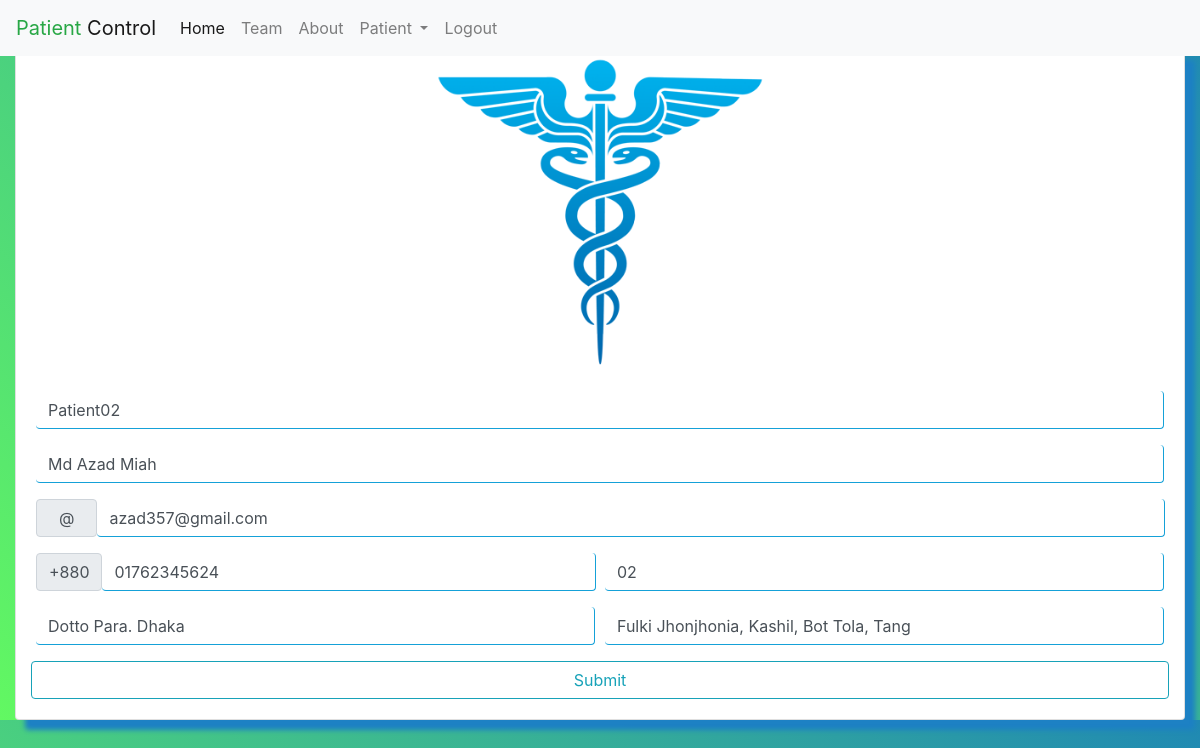
/edit_info.php?id=2 (signed in), run on the app's committed database.
### tables this page shows
CREATE TABLE `patient_info` (
  `id` int(11) NOT NULL,
  `patient_ip` varchar(15) DEFAULT NULL,
  `f_name` varchar(40) DEFAULT NULL,
  `email` varchar(40) DEFAULT NULL,
  `phone` varchar(30) DEFAULT NULL,
  `bed_no` varchar(40) DEFAULT NULL,
  `pr_address` varchar(30) DEFAULT NULL,
  `pe_address` varchar(40) DEFAULT NULL,
  `first_medicine_name` varchar(40) DEFAULT NULL,
  `first_medicine_time` varchar(40) DEFAULT NULL,
  `second_medicine_name` varchar(40) DEFAULT NULL,
  `second_medicine_time` varchar(40) DEFAULT NULL,
  `third_medicine_name` varchar(40) DEFAULT NULL,
  `third_medicine_time` varchar(40) DEFAULT NULL
);

### edit_info.php (the view, shortened to what this page needs)
<?php
    $id = $_GET['id'];
    require_once "config.php";
    $sql = "SELECT * FROM patient_info WHERE id='$id'";
    $result = mysqli_query($link, $sql);
    $std = mysqli_fetch_assoc($result);
?>
<!DOCTYPE html>
<html lang="en">
<head>
    <link rel="stylesheet" href="https://cdnjs.cloudflare.com/ajax/libs/font-awesome/4.7.0/css/font-awesome.min.css">
    <link rel="stylesheet" href="css/bootstrap.min.css">
    <link rel="stylesheet" href="css/login.css">
</head>
<body>
    <?php
        include 'navbar.php';
    ?>
    <section class="form-section">
        <div class="col-12 col-lg-12 m-auto">
            <div class="card">
                <img class="card-img-top" src="img/doctor.png" alt="">
                <form class="form-sec" id="validateForm" action="<?php echo htmlspecialchars($_SERVER["PHP_SELF"]); ?>" method="POST">
                    <div class="form-row">
                        <div class="form-group col-12">
                            <input type="text" class="form-control" id="patient_ip" name="patient_ip" placeholder="Enter patients ID" value="<?php echo $std['patient_ip']; ?>">
                        </div>
                        <div class="form-group col-12">
                            <input type="text" class="form-control" id="f_name" name="f_name" placeholder="Enter patients Name" value="<?php echo $std['f_name']; ?>">
                        </div>
                        <div class="form-group col-12">
                            <div class="input-group-prepend">
                                <div class="input-group-text text-box-size">@</div>
                                <input type="email" class="form-control" id="email" name="email" placeholder="Enter patients Email Address" value="<?php echo $std['email']; ?>">
                            </div>
                        </div>
                        <div class="form-group col-6">
                            <div class="input-group-prepend">
                                <div class="input-group-text">
                                    +880
                                </div>
                                <input type="text" class="form-control" id="phone" name="phone" placeholder="Enter Your Phone Number" value="<?php echo $std['phone']; ?>">
                            </div>
                        </div>
                        <div class="form-group col-6">
                            <input type="text" class="form-control" id="bed_no" name="bed_no" placeholder="Enter Bed Number" value="<?php echo $std['bed_no']; ?>">
                        </div>
                        <div class="form-group col-6">
                            <input type="text" class="form-control" id="pr_address" name="pr_address" placeholder="Enter Present Address" value="<?php echo $std['pr_address']; ?>">
                        </div>
                        <div class="form-group col-6">
                            <input type="text" class="form-control" id="pe_address" name="pe_address" placeholder="Enter Permanent Address" value="<?php echo $std['pe_address']; ?>">
                        </div>
                        <button class="btn btn-outline-info shadow-none btn-block" name="submit" id="submit">Submit</button>
                    </div>
                </form>
            </div>
        </div>
    </section>
</body>
</html>

### edit_info.php (style rules this page uses)
body { background-image: linear-gradient(45deg, #62f862, #2089b3); }
.form-section { margin-top: 50px; animation: movingTopToBottom 3s; -webkit-animation: movingTopToBottom 3s; position: relative; }
.form-sec { margin: 20px 20px 20px 20px; }
.card-img-top { height: 320px; width: 340px; margin-left: auto; margin-right: auto; }
.card { box-shadow: 10px 10px 5px rgb(29, 129, 196); }
.text-box-size { padding-left: 22px; padding-right: 22px; }
.form-control { border: none; border-bottom: 1px solid #15a1d8; border-right: 1px solid #15a1d8; }

### data on the page
patient_info: patient_ip "Patient02", f_name "Md Azad Miah", email "azad357@gmail.com", phone "01762345624", bed_no "02", pr_address "Dotto Para. Dhaka", pe_address "Fulki Jhonjhonia, Kashil, Bot Tola, Tang"
